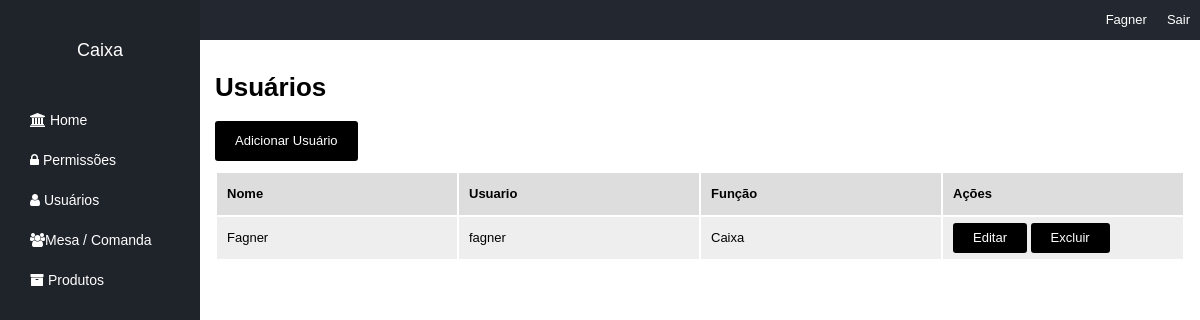
Page /users (signed in) on the committed database.
### tables this page shows
CREATE TABLE `tbusuario` (
  `idtbusuario` int(10) UNSIGNED NOT NULL,
  `idtbpessoa` int(10) UNSIGNED NOT NULL,
  `usuario` varchar(255) DEFAULT NULL,
  `senha` varchar(255) DEFAULT NULL,
  `ativo` varchar(10) NOT NULL
);

CREATE TABLE `tbfuncao` (
  `idtbfuncao` int(10) UNSIGNED NOT NULL,
  `idtbpessoa` int(10) UNSIGNED NOT NULL,
  `descricao` varchar(255) DEFAULT NULL
);

CREATE TABLE `tbpessoa` (
  `idtbpessoa` int(10) UNSIGNED NOT NULL,
  `nome` varchar(255) DEFAULT NULL,
  `cpf` varchar(255) DEFAULT NULL
);

### core/controller.php (called while the page is built, shortened)
<?php
class controller{
public function loadTemplate($viewName, $viewData = array()){
        include 'views/templates.php';
}
public function loadViewInTemplate($viewName, $viewData = array()){
    extract($viewData);
    include 'views/'.$viewName.'.php';
}
}
?>

### controllers/usersController.php (called while the page is built, shortened)
<?php
class usersController extends controller {
    public function index() {
        $data = array();
        $u = new Users();
        $u->setLoggedUser();
         $funcao = new Funcao($u->getFuncao());
        $data['usuarioFuncao'] = $funcao->getDescricao();
        $data['usuarioNome'] = $u->getNome();
           $data['user_list'] = $u->getList($u->getFuncao());
            $this->loadTemplate('users', $data);
    }
}

### core/core.php (called while the page is built, shortened)
<?php
class Core{
   public function run(){
       $url = explode('index.php', $_SERVER['PHP_SELF']);
       $url = end($url);
       $params = array();
       if(!empty($url)){
          $url = explode('/', $url);
          array_shift($url);
          array_shift($url);
          if(isset($url[0])){
            $currentAction = $url[0];
            array_shift($url);
          }else{
            $currentAction = 'index';
          }
       }else{
           $currentController = 'homeController';
           $currentAction = 'index';
       }
       $c = new $currentController();
       call_user_func_array(array($c, $currentAction), $params);
   }
}

### index.php (called while the page is built, shortened)
<?php
include 'config.php';
$core = new Core();
$core->run();
?>

### core/model.php (called while the page is built, shortened)
<?php
class model {
public function __construct(){
    global $config;
    $this->db = new PDO("mysql:dbname=".$config['dbname'].';host='.$config['host'],$config['dbuser'], $config['dbpass']);
}
}
?>

### config.php (called while the page is built, shortened)
<?php
$config = array();
if(ENVIRONMENT == "development"){
  $config["host"] = "localhost";
  $config["dbname"] = "bdsushi";
  $config["dbuser"]  = "root";
  $config["dbpass"] = "";
}else{
  $config["host"] = "localhost";
  $config["dbname"] = "bdsushi";
  $config["dbuser"]  = "root";
  $config["dbpass"] = "";
}

### models/Users.php (called while the page is built, shortened)
<?php
class Users extends model {
    private $userInfo;
    public function setLoggedUser() {
        if (isset($_SESSION["ccUser"]) && !empty($_SESSION["ccUser"])) {
            $idtbusuario = $_SESSION["ccUser"];
            $sql = $this->db->prepare("SELECT tbpessoa.nome, tbfuncao.idtbfuncao, tbusuario.idtbusuario FROM tbusuario INNER JOIN tbpessoa ON tbusuario.idtbpessoa = tbpessoa.idtbpessoa INNER JOIN tbfuncao on tbfuncao.idtbpessoa = tbpessoa.idtbpessoa WHERE tbusuario.idtbusuario = :idtbusuario");
            $sql->bindValue(":idtbusuario", $idtbusuario);
            $sql->execute();
            if ($sql->rowCount() > 0) {
                $this->userInfo = $sql->fetch();
            }
        }
    }
    public function getFuncao() {
        if (isset($this->userInfo['idtbfuncao'])) {
            return $this->userInfo['idtbfuncao'];
        } else {
            return 0;
    }}
    public function getList($idtbfuncao) {
        $data = array();
        $sql = $this->db->prepare("SELECT tbpessoa.nome, tbusuario.usuario, tbfuncao.descricao FROM tbusuario INNER JOIN tbpessoa ON tbusuario.idtbpessoa = tbpessoa.idtbpessoa INNER JOIN tbfuncao ON tbfuncao.idtbpessoa = tbpessoa.idtbpessoa WHERE tbfuncao.idtbfuncao = :idtbfuncao");
        $sql->bindValue(":idtbfuncao", $idtbfuncao);
        $sql->execute();
        if ($sql->rowCount() > 0) {
            $data = $sql->fetchAll();
        }
        return $data;
    }
}
?>

### views/users.php (the view)
<h1>Usuários</h1>
<div class="button"><a href="<?= BASE_URL ?>/users/add"> Adicionar Usuário</a></div>
<table border="0" width="100%">
    <thead>
        <tr>
            <th>Nome</th>
             <th>Usuario</th>
            <th>Função</th>
            <th>Ações</th>
        </tr>
    </thead>
    <tbody>
        <?php foreach ($user_list as $u) { ?>
            <tr>
                <td width="100px"><?= $u['nome'] ?></td>
                <td width="100px"><?= $u['usuario'] ?></td>
                <td width="100px"><?= $u['descricao']?></td>
                <td width="100px">
                    <div class="button button_small"><a href="<?= BASE_URL ?>/users/edit/<?= $u['id'] ?>">Editar</a></div>
                    <div class="button button_small"><a href="<?= BASE_URL ?>/users/delete/<?= $u['id'] ?>" onclick="return confirm('Tem certeza que deseja excluir?')">Excluir</a></div>
                </td>
            </tr>
        <?php } ?>
    </tbody>
</table>

### views/templates.php (shortened to what this page needs)
<!doctype html>
<html lang="en">
    <head>
        <link rel="stylesheet" href="<?= BASE_URL ?>/assets/css/templates.css" type="text/css">
        <link href="<?= BASE_URL ?>/assets/css/icon/css/font-awesome.min.css" rel="stylesheet" type="text/css"/>
    </head>
    <body>
        <div class="leftmenu">
            <div class="company_name"><?php echo $viewData['usuarioFuncao']; ?></div>
            <div class="menu_area">
                <ul>
                    <li><a href="<?= BASE_URL ?>"><i class="fa fa-university" aria-hidden="true"></i> Home</a></li>
                    <li><a href="<?= BASE_URL ?>/permissions"><i class="fa fa-lock" aria-hidden="true"></i> Permissões</li>
                    <li><a href="<?= BASE_URL ?>/users"><i class="fa fa-user" aria-hidden="true"></i> Usuários</li>
                    <li><a href="<?= BASE_URL ?>/mesa"><i class="fa fa-users" aria-hidden="true"></i>Mesa / Comanda</li>
                    <li><a href="<?= BASE_URL ?>/produto"><i class="fa fa-archive" aria-hidden="true"></i> Produtos</li>
                </ul>
            </div>
        </div>
        <div class="container">
            <div class="top">
                <div class="top_right"><a href="<?php echo BASE_URL . '/login/logout'; ?>"> Sair</a></div>
                <div class="top_right"><?= $viewData['usuarioNome'] ?></div>
            </div>
            <div class="area">
                <?php $this->loadViewInTemplate($viewName, $viewData); ?>
            </div>
        </div>
    </body>
</html>

### assets/css/templates.css (style rules this page uses)
body { margin: 0; padding: 0; font-size: 13px; font-family: Arial; }
.leftmenu { width: 200px; background-color:#1f232a; position: fixed; left: 0; top: 0; bottom: 0; }
.company_name { height: 100px; line-height: 100px; font-size: 18px; color: #fff; text-align: center; }
.container { padding-left: 200px; }
.top { height: 40px; background-color:#232830; color: #fff; font-size: 13px; }
.top_right { float: right; height: 40px; line-height: 40px; padding-left: 10px; padding-right: 10px; }
.top_right a { color: #fff; text-decoration: none; }
.menu_area { color: #fff; }
.menu_area ul { margin: 0; padding: 0; list-style: none; }
.menu_area li { height: 40px; line-height: 40px; font-size: 14px; padding-left: 30px; }
.menu_area li a { color: #fff; text-decoration: none; display: block; }
.area { padding: 15px; }
input[type=submit], button, .button { border: 0px; background-color: #000; color: #fff; height: 40px; line-height: 40px; border-radius: 3px; padding-left: 20px; padding-right: 20px; cursor: pointer; font-size: 13px; display: inline-block; }
.button_small { height: 30px; line-height: 30px; }
.button a { color: #fff; text-decoration: none; }
table { margin-top: 10px; }
table th { background-color: #ddd; height: 40px; line-height: 40px; text-align: left; padding-left: 10px; padding-right: 10px; }
table td { background-color: #eee; height: 40px; line-height: 40px; text-align: left; padding-left: 10px; padding-right: 10px; }

### rows in the picture
tbusuario: tbfuncao.descricao "Caixa", idtbpessoa.nome "Fagner", usuario "fagner"
